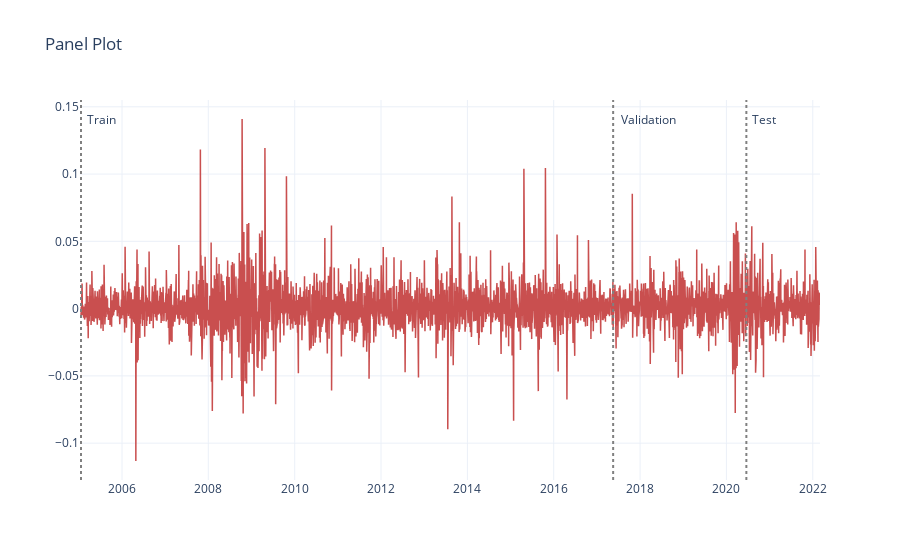

The cell this chart's notebook holds for it:
### Code cell
fig = go.Figure()

panel_plot(y, 'High')

### Figure 1 — Plotly figure (JSON) as saved in the notebook; plotly's stock layout.template omitted (floating-point values rounded to 4 significant figures; data arrays with more than 128 entries replaced by an {"elided": "..."} marker saying what was removed)
{"data": [{"line": {"color": "#c94f4f", "width": 1.5}, "mode": "lines", "opacity": 1, "type": "scatter", "x": {"elided": "3104 str values"}, "y": {"elided": "3104 float values"}}, {"line": {"color": "#c94f4f", "width": 1.5}, "mode": "lines", "opacity": 1, "type": "scatter", "x": {"elided": "776 str values"}, "y": {"elided": "776 float values"}}, {"line": {"color": "#c94f4f", "width": 1.5}, "mode": "lines", "opacity": 1, "type": "scatter", "x": {"elided": "431 str values"}, "y": {"elided": "431 float values"}}], "layout": {"annotations": [{"showarrow": false, "text": "Train", "x": "2005-01-19T00:00:00", "xshift": 20, "y": 0.1409}, {"showarrow": false, "text": "Validation", "x": "2017-05-18T00:00:00", "xshift": 35, "y": 0.1409}, {"showarrow": false, "text": "Test", "x": "2020-06-18T00:00:00", "xshift": 18, "y": 0.1409}], "shapes": [{"line": {"color": "gray", "dash": "dot"}, "opacity": 1, "type": "line", "x0": "2005-01-19T00:00:00", "x1": "2005-01-19T00:00:00", "xref": "x", "y0": 0, "y1": 1, "yref": "y domain"}, {"line": {"color": "gray", "dash": "dot"}, "opacity": 1, "type": "line", "x0": "2017-05-18T00:00:00", "x1": "2017-05-18T00:00:00", "xref": "x", "y0": 0, "y1": 1, "yref": "y domain"}, {"line": {"color": "gray", "dash": "dot"}, "opacity": 1, "type": "line", "x0": "2020-06-18T00:00:00", "x1": "2020-06-18T00:00:00", "xref": "x", "y0": 0, "y1": 1, "yref": "y domain"}], "showlegend": false, "title": {"text": "Panel Plot"}}}
